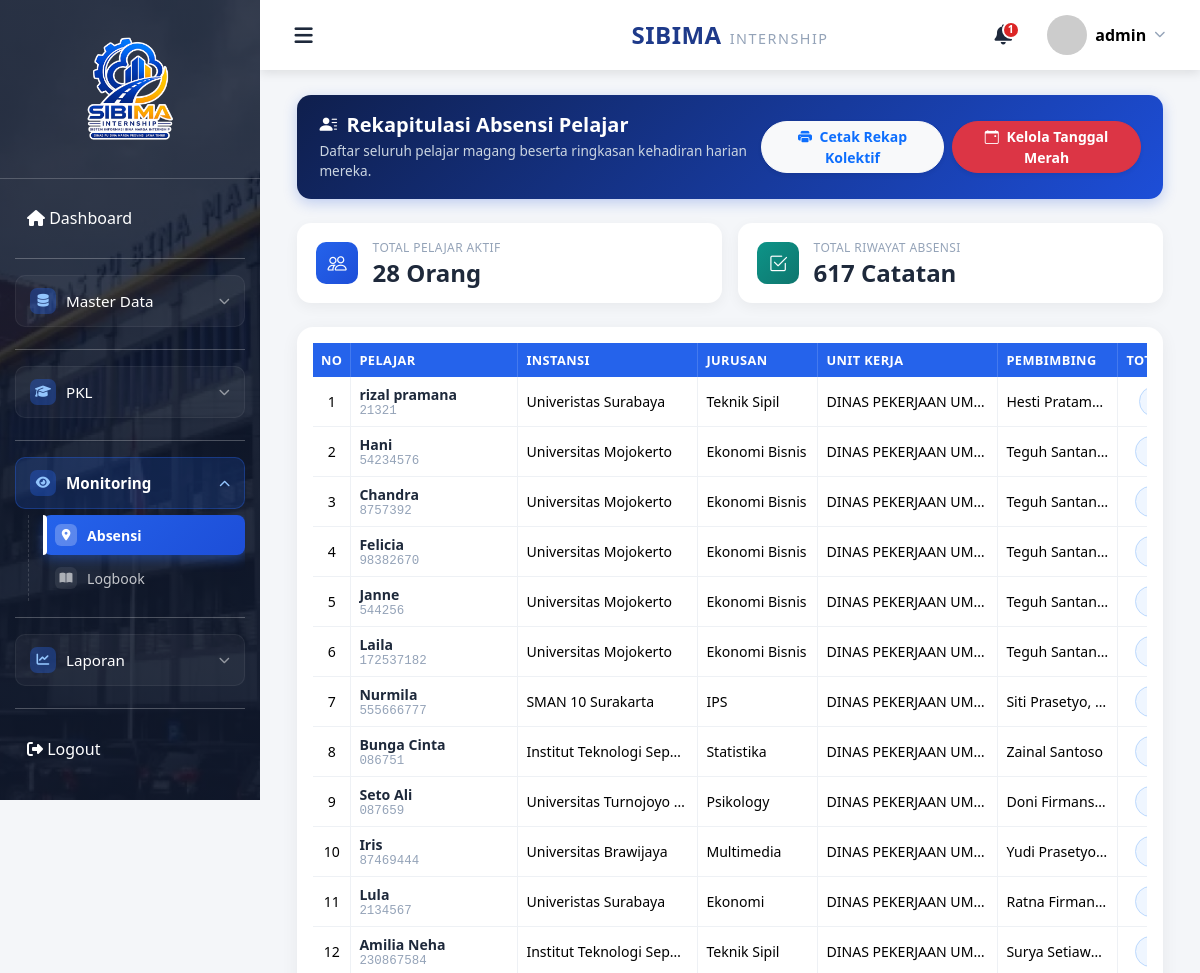
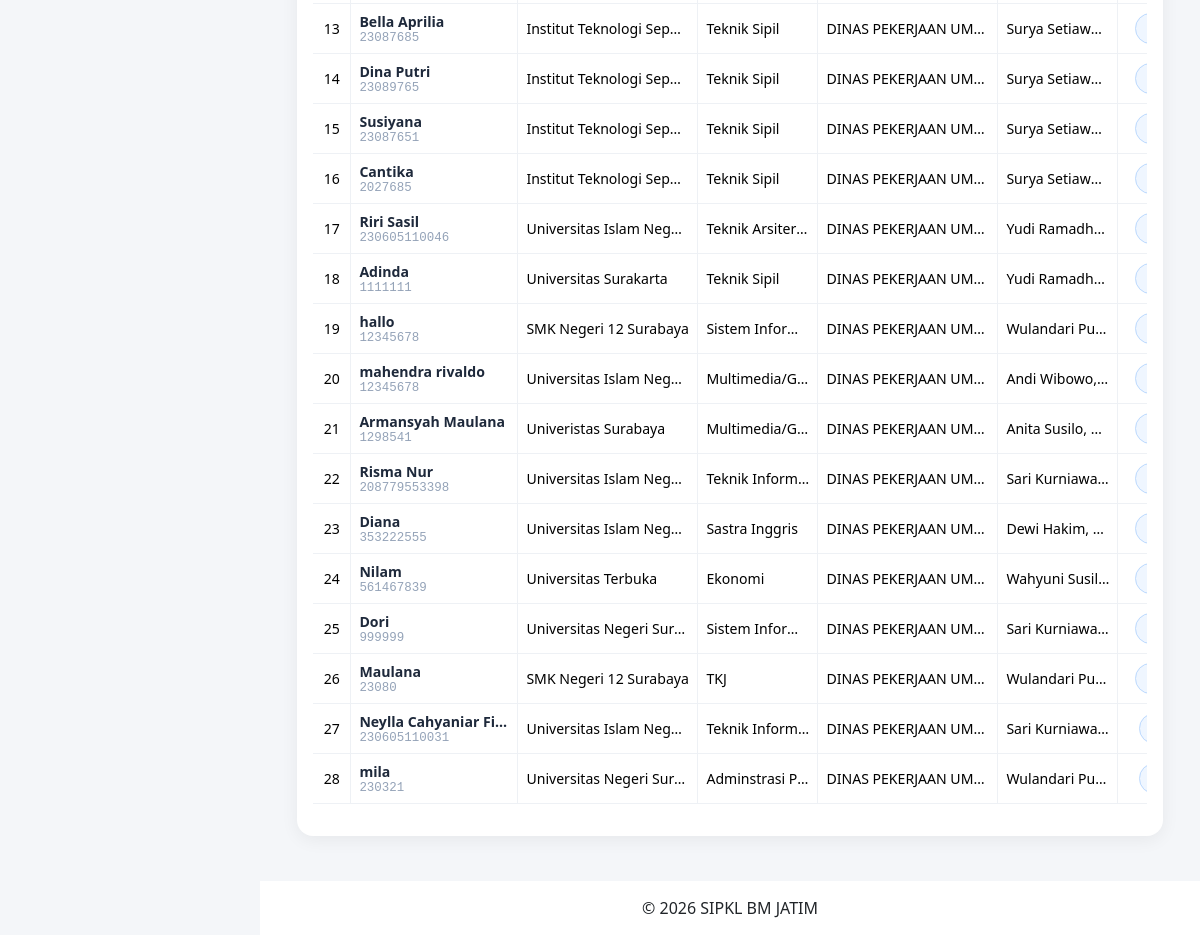
The page /admin/absensi/index.php (signed in) on the database its author committed (2 pictures, top to bottom).
### tables this page shows
CREATE TABLE `pelajar` (
  `id` bigint(20) NOT NULL,
  `user_id` bigint(20) DEFAULT NULL,
  `nim` varchar(30) DEFAULT NULL,
  `nama` varchar(100) DEFAULT NULL,
  `instansi_id` int(11) NOT NULL,
  `jurusan_id` int(11) DEFAULT NULL,
  `id_ruangan` int(11) DEFAULT NULL,
  `alamat` text DEFAULT NULL,
  `no_hp` varchar(20) DEFAULT NULL,
  `email` varchar(100) DEFAULT NULL,
  `foto` varchar(255) DEFAULT NULL,
  `created_at` timestamp NULL DEFAULT NULL,
  `updated_at` timestamp NULL DEFAULT NULL,
  `last_notif_read` datetime DEFAULT NULL
);

CREATE TABLE `instansi` (
  `id` bigint(20) NOT NULL,
  `nama_instansi` varchar(255) NOT NULL,
  `alamat` text DEFAULT NULL,
  `kota` varchar(100) DEFAULT NULL,
  `created_at` timestamp NULL DEFAULT NULL,
  `updated_at` timestamp NULL DEFAULT NULL
);

CREATE TABLE `jurusan` (
  `id` bigint(20) NOT NULL,
  `nama_jurusan` varchar(255) NOT NULL,
  `jenjang` enum('SMA','SMK','MA','D3','D4','S1','S2') DEFAULT NULL,
  `created_at` timestamp NULL DEFAULT NULL,
  `updated_at` timestamp NULL DEFAULT NULL
);

### admin/absensi/index.php (the view, shortened to what this page needs)
<?php
    include "../../config/config.php";
    $stat = mysqli_fetch_assoc(mysqli_query($conn, "
        SELECT
            (SELECT COUNT(DISTINCT pelajar_id) FROM pendaftaran WHERE status = 'diterima') AS total_pelajar,
            (SELECT COUNT(*) FROM absensi) AS total_absensi
    "));
    $totalPelajar =$stat['total_pelajar'] ?? 0;
    $totalAbsensi =$stat['total_absensi'] ?? 0;
    $query = mysqli_query($conn, "
        SELECT
            m.id AS pelajar_id,
            m.nama,
            m.nim,
            u.nama_instansi,
            ps.nama_jurusan,
            uk.unit_kerja AS nama_bidang,
            pb.nama AS nama_pembimbing,
            (SELECT COUNT(*) FROM absensi a WHERE a.pelajar_id = m.id) AS total_absen,
            (SELECT MAX(id) FROM absensi a WHERE a.pelajar_id = m.id) AS last_absen_id
        FROM pelajar m
        LEFT JOIN instansi u ON m.instansi_id = u.id
        LEFT JOIN jurusan ps ON m.jurusan_id = ps.id
        LEFT JOIN pendaftaran p ON p.pelajar_id = m.id AND p.status = 'diterima'
        LEFT JOIN unit_kerja uk ON p.unit_kerja_id = uk.id
        LEFT JOIN pembimbing pb ON p.pembimbing_id = pb.id
        WHERE p.status = 'diterima'
        ORDER BY last_absen_id DESC, m.nama ASC
    ");
    include "../../include/header.php";
    include "../../include/navbar.php";
    include "../../include/sidebar.php";
?>
<div class="container-fluid">
    <div class="page-header-bar">
        <div>
            <h3><i class="bi bi-person-lines-fill me-2"></i>Rekapitulasi Absensi Pelajar</h3>
            <p>Daftar seluruh pelajar magang beserta ringkasan kehadiran harian mereka.</p>
        </div>
        <div class="d-flex gap-2">
            <button type="button" class="btn btn-light btn-sm rounded-pill px-3 shadow-sm fw-bold text-primary" data-bs-toggle="modal" data-bs-target="#modalCetakKolektif">
                <i class="bi bi-printer-fill me-1"></i> Cetak Rekap Kolektif
            </button>
            <button type="button" class="btn btn-danger btn-sm rounded-pill px-3 shadow-sm fw-bold" data-bs-toggle="modal" data-bs-target="#modalHariLibur">
                <i class="bi bi-calendar-event me-1"></i> Kelola Tanggal Merah
            </button>
        </div>
    </div>
    <div class="stat-row">
        <div class="stat-card">
            <div class="stat-icon blue"><i class="bi bi-people"></i></div>
            <div>
                <small>Total Pelajar Aktif</small>
                <h4><?php echo $totalPelajar; ?> Orang</h4>
            </div>
        </div>
        <div class="stat-card">
            <div class="stat-icon teal"><i class="bi bi-check2-square"></i></div>
            <div>
                <small>Total Riwayat Absensi</small>
                <h4><?php echo $totalAbsensi; ?> Catatan</h4>
            </div>
        </div>
    </div>
    <div class="card card-table">
        <div class="card-body">
            <div class="table-responsive">
                <table id="tabelRekapAbsensi" class="table table-hover datatable">
                    <thead>
                        <tr>
                            <th width="3%">No</th>
                            <th class="text-left-col" width="18%">Pelajar</th>
                            <th class="text-left-col" width="20%">Instansi</th>
                            <th class="text-left-col" width="12%">Jurusan</th>
                            <th class="text-left-col" width="20%">Unit Kerja</th>
                            <th class="text-left-col" width="12%">Pembimbing</th>
                            <th style="width: 10%; text-align: center;">Total Hadir</th>
                        </tr>
                    </thead>
                    <tbody>
                        <?php
                        $no = 1;
                        if (mysqli_num_rows($query) > 0) {
                            while ($row = mysqli_fetch_assoc($query)) {
                                ?>
                                <tr>
                                    <td><?= $no++; ?></td>
                                    <td class="text-left-col">
                                        <span class="mhs-name text-truncate d-inline-block w-100" style="max-width: 150px;" title="<?= htmlspecialchars($row['nama']); ?>"><?= htmlspecialchars($row['nama']); ?></span>
                                        <span class="mhs-nim text-truncate d-inline-block w-100" style="max-width: 150px;"><?= htmlspecialchars($row['nim']); ?></span>
                                    </td>
                                    <td class="text-left-col text-truncate" style="max-width: 180px;" title="<?= htmlspecialchars($row['nama_instansi'] ?? '-'); ?>">
                                        <?= !empty($row['nama_instansi']) ? htmlspecialchars($row['nama_instansi']) : '<span class="text-muted">-</span>'; ?>
                                    </td>
                                    <td class="text-left-col text-truncate" style="max-width: 120px;" title="<?= htmlspecialchars($row['nama_jurusan'] ?? '-'); ?>">
                                        <?= !empty($row['nama_jurusan']) ? htmlspecialchars($row['nama_jurusan']) : '<span class="text-muted">-</span>'; ?>
                                    </td>
                                    <td class="text-left-col text-truncate" style="max-width: 180px;" title="<?= htmlspecialchars($row['nama_bidang'] ?? '-'); ?>">
                                        <?= !empty($row['nama_bidang']) ? htmlspecialchars($row['nama_bidang']) : '<span class="text-muted">-</span>'; ?>
                                    </td>
                                    <td class="text-left-col text-truncate" style="max-width: 120px;" title="<?= htmlspecialchars($row['nama_pembimbing'] ?? '-'); ?>">
                                        <?= !empty($row['nama_pembimbing']) ? htmlspecialchars($row['nama_pembimbing']) : '<span class="text-muted">-</span>'; ?>
                                    </td>
                                    <td>
                                        <span class="badge-absen"><?= $row['total_absen']; ?> Hari</span>
                                    </td>
                                </tr>
                                <?php
                            }
                        }
                        ?>
                    </tbody>
                </table>
            </div>
        </div>
    </div>
</div>
<?php include "../../include/footer.php"; ?>

### assets/css/style.css (style rules this page uses)
* { margin:0; padding:0; box-sizing:border-box; }
body { background:#f4f6f9; font-family:'Segoe UI',sans-serif; }
.card { border:none; border-radius:15px; box-shadow:0 5px 15px rgba(0,0,0,.08); }

### admin/absensi/index.php (style rules this page uses)
.page-header-bar { display: flex; justify-content: space-between; align-items: center; margin-bottom: 1.5rem; background: linear-gradient(135deg, #0f1f4d, #1d4ed8); border-radius: 14px; padding: 1.1rem 1.4rem; box-shadow: 0 4px 14px rgba(29, 78, 216, 0.25); }
.page-header-bar h3 { font-weight: 700; color: #fff; margin: 0; font-size: 1.25rem; display: flex; align-items: center; }
.page-header-bar h3 i { font-size: 1.1rem; margin-right: 0.6rem !important; }
.page-header-bar p { color: #cbd5e1; font-size: 0.85rem; margin: 0.25rem 0 0; }
.stat-row { display: grid; grid-template-columns: repeat(2, 1fr); gap: 1rem; margin-bottom: 1.5rem; }
.stat-card { background: #fff; border-radius: 14px; padding: 1rem 1.2rem; display: flex; align-items: center; gap: 0.9rem; box-shadow: 0 4px 14px rgba(0, 0, 0, 0.05); }
.stat-icon { width: 42px; height: 42px; border-radius: 10px; display: flex; align-items: center; justify-content: center; font-size: 1.2rem; color: #fff; flex-shrink: 0; }
.stat-icon.blue { background: linear-gradient(135deg, #2563eb, #1d4ed8); }
.stat-icon.teal { background: linear-gradient(135deg, #0d9488, #0f766e); }
.stat-card small { display: block; color: #94a3b8; font-size: 0.75rem; text-transform: uppercase; letter-spacing: 0.4px; }
.stat-card h4 { margin: 0.1rem 0 0; font-weight: 700; color: #1e293b; }
.card-table { border: none; border-radius: 16px; box-shadow: 0 4px 18px rgba(0, 0, 0, 0.06); }
table.datatable { border-collapse: separate !important; border-spacing: 0; width: 100% !important; }
table.datatable thead th { background: #2563eb; color: #fff; border: none !important; font-size: 0.8rem; text-transform: uppercase; letter-spacing: 0.4px; white-space: nowrap; text-align: center; border-right: 1px solid rgba(255, 255, 255, 0.15) !important; }
table.datatable thead th.text-left-col { text-align: left !important; }
table.datatable tbody td { vertical-align: middle; font-size: 0.88rem; border-color: #eef1f5 !important; text-align: center; border-right: 1px solid #eef1f5; }
.mhs-name { font-weight: 600; color: #1e293b; display: block; text-align: left; }
.mhs-nim { color: #94a3b8; font-size: 0.78rem; font-family: 'Courier New', monospace; display: block; text-align: left; }
table.datatable tbody td.text-left-col { text-align: left !important; }
.badge-absen { background: #eff6ff; color: #1d4ed8; border: 1px solid #bfdbfe; padding: 0.35rem 0.75rem; border-radius: 20px; font-weight: 600; font-size: 0.8rem; white-space: nowrap; }

### rows shown on the page
pelajar: nama "rizal pramana", nim "21321", instansi.nama_instansi "Univeristas Surabaya", jurusan.nama_jurusan "Teknik Sipil", nama_bidang "DINAS PEKERJAAN UM…", nama_pembimbing "Hesti Pratam…"
pelajar: nama "Hani", nim "54234576", instansi.nama_instansi "Universitas Mojokerto", jurusan.nama_jurusan "Ekonomi Bisnis", nama_bidang "DINAS PEKERJAAN UM…", nama_pembimbing "Teguh Santan…"
pelajar: nama "Chandra", nim "8757392", instansi.nama_instansi "Universitas Mojokerto", jurusan.nama_jurusan "Ekonomi Bisnis", nama_bidang "DINAS PEKERJAAN UM…", nama_pembimbing "Teguh Santan…"
pelajar: nama "Felicia", nim "98382670", instansi.nama_instansi "Universitas Mojokerto", jurusan.nama_jurusan "Ekonomi Bisnis", nama_bidang "DINAS PEKERJAAN UM…", nama_pembimbing "Teguh Santan…"
pelajar: nama "Janne", nim "544256", instansi.nama_instansi "Universitas Mojokerto", jurusan.nama_jurusan "Ekonomi Bisnis", nama_bidang "DINAS PEKERJAAN UM…", nama_pembimbing "Teguh Santan…"
pelajar: nama "Laila", nim "172537182", instansi.nama_instansi "Universitas Mojokerto", jurusan.nama_jurusan "Ekonomi Bisnis", nama_bidang "DINAS PEKERJAAN UM…", nama_pembimbing "Teguh Santan…"
pelajar: nama "Nurmila", nim "555666777", instansi.nama_instansi "SMAN 10 Surakarta", jurusan.nama_jurusan "IPS", nama_bidang "DINAS PEKERJAAN UM…", nama_pembimbing "Siti Prasetyo,…"
pelajar: nama "Bunga Cinta", nim "086751", instansi.nama_instansi "Institut Teknologi Sep…", jurusan.nama_jurusan "Statistika", nama_bidang "DINAS PEKERJAAN UM…", nama_pembimbing "Zainal Santoso"
pelajar: nama "Seto Ali", nim "087659", instansi.nama_instansi "Universitas Turnojoyo…", jurusan.nama_jurusan "Psikology", nama_bidang "DINAS PEKERJAAN UM…", nama_pembimbing "Doni Firmans…"
pelajar: nama "Iris", nim "87469444", instansi.nama_instansi "Universitas Brawijaya", jurusan.nama_jurusan "Multimedia", nama_bidang "DINAS PEKERJAAN UM…", nama_pembimbing "Yudi Prasetyo…"
pelajar: nama "Lula", nim "2134567", instansi.nama_instansi "Univeristas Surabaya", jurusan.nama_jurusan "Ekonomi", nama_bidang "DINAS PEKERJAAN UM…", nama_pembimbing "Ratna Firman…"
pelajar: nama "Amilia Neha", nim "230867584", instansi.nama_instansi "Institut Teknologi Sep…", jurusan.nama_jurusan "Teknik Sipil", nama_bidang "DINAS PEKERJAAN UM…", nama_pembimbing "Surya Setiaw…"
pelajar: nama "Bella Aprilia", nim "23087685", instansi.nama_instansi "Institut Teknologi Sep…", jurusan.nama_jurusan "Teknik Sipil", nama_bidang "DINAS PEKERJAAN UM…", nama_pembimbing "Surya Setiaw…"
pelajar: nama "Dina Putri", nim "23089765", instansi.nama_instansi "Institut Teknologi Sep…", jurusan.nama_jurusan "Teknik Sipil", nama_bidang "DINAS PEKERJAAN UM…", nama_pembimbing "Surya Setiaw…"
pelajar: nama "Susiyana", nim "23087651", instansi.nama_instansi "Institut Teknologi Sep…", jurusan.nama_jurusan "Teknik Sipil", nama_bidang "DINAS PEKERJAAN UM…", nama_pembimbing "Surya Setiaw…"
pelajar: nama "Cantika", nim "2027685", instansi.nama_instansi "Institut Teknologi Sep…", jurusan.nama_jurusan "Teknik Sipil", nama_bidang "DINAS PEKERJAAN UM…", nama_pembimbing "Surya Setiaw…"
pelajar: nama "Riri Sasil", nim "230605110046", instansi.nama_instansi "Universitas Islam Neg…", jurusan.nama_jurusan "Teknik Arsiter…", nama_bidang "DINAS PEKERJAAN UM…", nama_pembimbing "Yudi Ramadh…"
pelajar: nama "Adinda", nim "1111111", instansi.nama_instansi "Universitas Surakarta", jurusan.nama_jurusan "Teknik Sipil", nama_bidang "DINAS PEKERJAAN UM…", nama_pembimbing "Yudi Ramadh…"
pelajar: nama "hallo", nim "12345678", instansi.nama_instansi "SMK Negeri 12 Surabaya", jurusan.nama_jurusan "Sistem Infor…", nama_bidang "DINAS PEKERJAAN UM…", nama_pembimbing "Wulandari Pu…"
pelajar: nama "mahendra rivaldo", nim "12345678", instansi.nama_instansi "Universitas Islam Neg…", jurusan.nama_jurusan "Multimedia/G…", nama_bidang "DINAS PEKERJAAN UM…", nama_pembimbing "Andi Wibowo,…"
pelajar: nama "Armansyah Maulana", nim "1298541", instansi.nama_instansi "Univeristas Surabaya", jurusan.nama_jurusan "Multimedia/G…", nama_bidang "DINAS PEKERJAAN UM…", nama_pembimbing "Anita Susilo,…"
pelajar: nama "Risma Nur", nim "208779553398", instansi.nama_instansi "Universitas Islam Neg…", jurusan.nama_jurusan "Teknik Inform…", nama_bidang "DINAS PEKERJAAN UM…", nama_pembimbing "Sari Kurniawa…"
pelajar: nama "Diana", nim "353222555", instansi.nama_instansi "Universitas Islam Neg…", jurusan.nama_jurusan "Sastra Inggris", nama_bidang "DINAS PEKERJAAN UM…", nama_pembimbing "Dewi Hakim,…"
pelajar: nama "Nilam", nim "561467839", instansi.nama_instansi "Universitas Terbuka", jurusan.nama_jurusan "Ekonomi", nama_bidang "DINAS PEKERJAAN UM…", nama_pembimbing "Wahyuni Susil…"
pelajar: nama "Dori", nim "999999", instansi.nama_instansi "Universitas Negeri Sur…", jurusan.nama_jurusan "Sistem Infor…", nama_bidang "DINAS PEKERJAAN UM…", nama_pembimbing "Sari Kurniawa…"
pelajar: nama "Maulana", nim "23080", instansi.nama_instansi "SMK Negeri 12 Surabaya", jurusan.nama_jurusan "TKJ", nama_bidang "DINAS PEKERJAAN UM…", nama_pembimbing "Wulandari Pu…"
pelajar: nama "Neylla Cahyaniar Fi…", nim "230605110031", instansi.nama_instansi "Universitas Islam Neg…", jurusan.nama_jurusan "Teknik Inform…", nama_bidang "DINAS PEKERJAAN UM…", nama_pembimbing "Sari Kurniawa…"
pelajar: nama "mila", nim "230321", instansi.nama_instansi "Universitas Negeri Sur…", jurusan.nama_jurusan "Adminstrasi P…", nama_bidang "DINAS PEKERJAAN UM…", nama_pembimbing "Wulandari Pu…"

### other values the page prints
$totalNotifikasi "1"
$_SESSION['nama'] "admin"
$totalPelajar "28"
$totalAbsensi "617"
